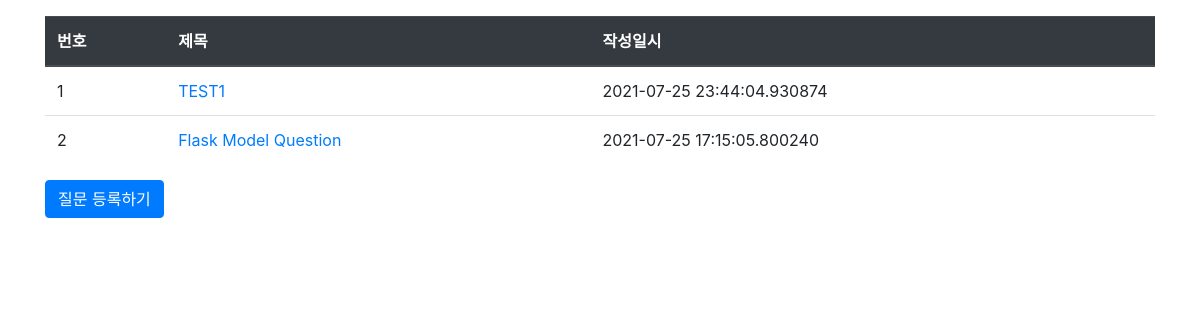
Page /question/list/ on the committed database.
### pybo/models.py (models this page shows)
class Question(db.Model):
    id = db.Column(db.Integer, primary_key=True)
    subject = db.Column(db.String(200), nullable=False)
    content = db.Column(db.Text(), nullable=False)
    create_date = db.Column(db.DateTime(), nullable=False)

### pybo/views/question_views.py (the view)
@bp.route('/list/')
def _list():
    question_list = Question.query.order_by(Question.create_date.desc())
    return render_template('question/question_list.html', question_list=question_list)

### pybo/templates/question/question_list.html
{% extends 'base.html' %}
{% block content %}
<div class="container my-3">
    <table class="table">
        <thead>
        <tr class="thead-dark">
            <th>번호</th>
            <th>제목</th>
            <th>작성일시</th>
        </tr>
        </thead>
        <tbody>
        {% if question_list %}
        {% for question in question_list %}
        <tr>
            <td>{{ loop.index }}</td>
            <td>
                <a href="{{ url_for('question.detail', question_id=question.id) }}">{{ question.subject }}</a>
            </td>
            <td>{{ question.create_date }}</td>
        </tr>
        {% endfor %}
        {% else %}
        <tr>
            <td colspan="3">질문이 없습니다.</td>
        </tr>
        {% endif %}
        </tbody>
    </table>
    <a href="{{ url_for('question.create') }}" class="btn btn-primary">질문 등록하기</a>
</div>
{% endblock %}

### rows in the picture
Question: subject "TEST1", create_date "2021-07-25 23:44:04.930874"
Question: subject "Flask Model Question", create_date "2021-07-25 17:15:05.800240"
